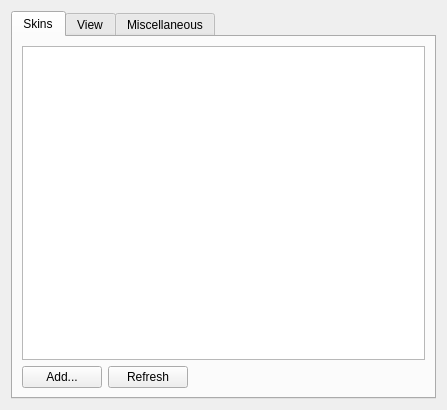
<?xml version="1.0" encoding="UTF-8"?>
<ui version="4.0">
 <class>SkinnedSettings</class>
 <widget class="QWidget" name="SkinnedSettings">
  <property name="geometry">
   <rect>
    <x>0</x>
    <y>0</y>
    <width>447</width>
    <height>391</height>
   </rect>
  </property>
  <property name="windowTitle">
   <string notr="true">Form</string>
  </property>
  <layout class="QVBoxLayout" name="verticalLayout_4">
   <item>
    <widget class="QTabWidget" name="tabWidget">
     <property name="currentIndex">
      <number>0</number>
     </property>
     <widget class="QWidget" name="tab_4">
      <attribute name="title">
       <string>Skins</string>
      </attribute>
      <layout class="QGridLayout" name="gridLayout_66">
       <item row="0" column="0" colspan="4">
        <widget class="QListWidget" name="listWidget">
         <property name="alternatingRowColors">
          <bool>true</bool>
         </property>
         <property name="movement">
          <enum>QListView::Static</enum>
         </property>
         <property name="flow">
          <enum>QListView::TopToBottom</enum>
         </property>
         <property name="viewMode">
          <enum>QListView::ListMode</enum>
         </property>
         <property name="modelColumn">
          <number>0</number>
         </property>
        </widget>
       </item>
       <item row="1" column="0" colspan="2">
        <widget class="QPushButton" name="skinInstallButton">
         <property name="minimumSize">
          <size>
           <width>0</width>
           <height>0</height>
          </size>
         </property>
         <property name="text">
          <string>Add...</string>
         </property>
        </widget>
       </item>
       <item row="1" column="2">
        <widget class="QPushButton" name="skinReloadButton">
         <property name="minimumSize">
          <size>
           <width>0</width>
           <height>0</height>
          </size>
         </property>
         <property name="text">
          <string>Refresh</string>
         </property>
        </widget>
       </item>
       <item row="1" column="3">
        <spacer name="horizontalSpacer">
         <property name="orientation">
          <enum>Qt::Horizontal</enum>
         </property>
         <property name="sizeHint" stdset="0">
          <size>
           <width>40</width>
           <height>20</height>
          </size>
         </property>
        </spacer>
       </item>
      </layout>
     </widget>
     <widget class="QWidget" name="tab">
      <attribute name="title">
       <string>View</string>
      </attribute>
      <layout class="QVBoxLayout" name="verticalLayout">
       <item>
        <widget class="QGroupBox" name="groupBox">
         <property name="title">
          <string>View</string>
         </property>
         <layout class="QGridLayout" name="gridLayout_5">
          <item row="0" column="0">
           <widget class="QCheckBox" name="hideOnCloseCheckBox">
            <property name="text">
             <string>Hide on close</string>
            </property>
           </widget>
          </item>
          <item row="0" column="1">
           <widget class="QCheckBox" name="hiddenCheckBox">
            <property name="text">
             <string>Start hidden</string>
            </property>
           </widget>
          </item>
          <item row="1" column="0" colspan="2">
           <widget class="QCheckBox" name="skinCursorsCheckBox">
            <property name="text">
             <string>Use skin cursors</string>
            </property>
           </widget>
          </item>
         </layout>
        </widget>
       </item>
       <item>
        <widget class="QGroupBox" name="plGroupBox">
         <property name="sizePolicy">
          <sizepolicy hsizetype="Preferred" vsizetype="Fixed">
           <horstretch>0</horstretch>
           <verstretch>0</verstretch>
          </sizepolicy>
         </property>
         <property name="title">
          <string>Fonts</string>
         </property>
         <layout class="QGridLayout" name="gridLayout_2">
          <item row="0" column="0">
           <widget class="QLabel" name="label">
            <property name="sizePolicy">
             <sizepolicy hsizetype="Preferred" vsizetype="Preferred">
              <horstretch>0</horstretch>
              <verstretch>0</verstretch>
             </sizepolicy>
            </property>
            <property name="maximumSize">
             <size>
              <width>80</width>
              <height>16777215</height>
             </size>
            </property>
            <property name="text">
             <string>Player:</string>
            </property>
            <property name="alignment">
             <set>Qt::AlignLeading|Qt::AlignLeft|Qt::AlignVCenter</set>
            </property>
           </widget>
          </item>
          <item row="0" column="1">
           <widget class="QLabel" name="mainFontLabel">
            <property name="sizePolicy">
             <sizepolicy hsizetype="Expanding" vsizetype="Preferred">
              <horstretch>0</horstretch>
              <verstretch>0</verstretch>
             </sizepolicy>
            </property>
            <property name="frameShape">
             <enum>QFrame::StyledPanel</enum>
            </property>
            <property name="frameShadow">
             <enum>QFrame::Sunken</enum>
            </property>
            <property name="text">
             <string>???</string>
            </property>
           </widget>
          </item>
          <item row="0" column="2">
           <widget class="QToolButton" name="mainFontButton">
            <property name="text">
             <string>...</string>
            </property>
           </widget>
          </item>
          <item row="1" column="0">
           <widget class="QLabel" name="label_2">
            <property name="sizePolicy">
             <sizepolicy hsizetype="Preferred" vsizetype="Preferred">
              <horstretch>0</horstretch>
              <verstretch>0</verstretch>
             </sizepolicy>
            </property>
            <property name="maximumSize">
             <size>
              <width>80</width>
              <height>16777215</height>
             </size>
            </property>
            <property name="text">
             <string>Playlist:</string>
            </property>
            <property name="alignment">
             <set>Qt::AlignLeading|Qt::AlignLeft|Qt::AlignVCenter</set>
            </property>
           </widget>
          </item>
          <item row="1" column="1">
           <widget class="QLabel" name="plFontLabel">
            <property name="sizePolicy">
             <sizepolicy hsizetype="Expanding" vsizetype="Preferred">
              <horstretch>0</horstretch>
              <verstretch>0</verstretch>
             </sizepolicy>
            </property>
            <property name="frameShape">
             <enum>QFrame::StyledPanel</enum>
            </property>
            <property name="frameShadow">
             <enum>QFrame::Sunken</enum>
            </property>
            <property name="text">
             <string>???</string>
            </property>
           </widget>
          </item>
          <item row="1" column="2">
           <widget class="QToolButton" name="plFontButton">
            <property name="text">
             <string>...</string>
            </property>
           </widget>
          </item>
          <item row="2" column="0" colspan="3">
           <widget class="QCheckBox" name="useBitmapCheckBox">
            <property name="text">
             <string>Use bitmap font if available</string>
            </property>
           </widget>
          </item>
         </layout>
        </widget>
       </item>
       <item>
        <widget class="QGroupBox" name="groupBox_7">
         <property name="title">
          <string>Transparency</string>
         </property>
         <layout class="QGridLayout" name="gridLayout_4">
          <item row="0" column="0">
           <widget class="QLabel" name="label_3">
            <property name="text">
             <string>Main window</string>
            </property>
           </widget>
          </item>
          <item row="0" column="1">
           <widget class="QSlider" name="mwTransparencySlider">
            <property name="maximum">
             <number>90</number>
            </property>
            <property name="orientation">
             <enum>Qt::Horizontal</enum>
            </property>
           </widget>
          </item>
          <item row="0" column="2">
           <widget class="QLabel" name="mwTransparencyLabel">
            <property name="minimumSize">
             <size>
              <width>25</width>
              <height>0</height>
             </size>
            </property>
            <property name="text">
             <string>0</string>
            </property>
           </widget>
          </item>
          <item row="1" column="0">
           <widget class="QLabel" name="label_9">
            <property name="text">
             <string>Equalizer</string>
            </property>
           </widget>
          </item>
          <item row="1" column="1">
           <widget class="QSlider" name="eqTransparencySlider">
            <property name="maximum">
             <number>90</number>
            </property>
            <property name="orientation">
             <enum>Qt::Horizontal</enum>
            </property>
           </widget>
          </item>
          <item row="1" column="2">
           <widget class="QLabel" name="eqTransparencyLabel">
            <property name="text">
             <string>0</string>
            </property>
           </widget>
          </item>
          <item row="2" column="0">
           <widget class="QLabel" name="label_10">
            <property name="text">
             <string>Playlist</string>
            </property>
           </widget>
          </item>
          <item row="2" column="1">
           <widget class="QSlider" name="plTransparencySlider">
            <property name="maximum">
             <number>90</number>
            </property>
            <property name="orientation">
             <enum>Qt::Horizontal</enum>
            </property>
           </widget>
          </item>
          <item row="2" column="2">
           <widget class="QLabel" name="plTransparencyLabel">
            <property name="text">
             <string>0</string>
            </property>
           </widget>
          </item>
         </layout>
        </widget>
       </item>
       <item>
        <spacer name="verticalSpacer">
         <property name="orientation">
          <enum>Qt::Vertical</enum>
         </property>
         <property name="sizeHint" stdset="0">
          <size>
           <width>20</width>
           <height>40</height>
          </size>
         </property>
        </spacer>
       </item>
      </layout>
     </widget>
     <widget class="QWidget" name="tab_5">
      <attribute name="title">
       <string>Miscellaneous</string>
      </attribute>
      <layout class="QVBoxLayout" name="verticalLayout_3">
       <item>
        <widget class="QGroupBox" name="groupBox_2">
         <property name="title">
          <string>Song Display</string>
         </property>
         <layout class="QGridLayout" name="gridLayout_3">
          <item row="0" column="0">
           <widget class="QCheckBox" name="protocolCheckBox">
            <property name="text">
             <string>Show protocol</string>
            </property>
           </widget>
          </item>
          <item row="1" column="0">
           <widget class="QCheckBox" name="numbersCheckBox">
            <property name="text">
             <string>Show song numbers</string>
            </property>
           </widget>
          </item>
          <item row="2" column="0">
           <widget class="QCheckBox" name="alignCheckBox">
            <property name="enabled">
             <bool>false</bool>
            </property>
            <property name="text">
             <string>Align song numbers</string>
            </property>
           </widget>
          </item>
          <item row="3" column="0">
           <widget class="QCheckBox" name="anchorCheckBox">
            <property name="text">
             <string>Show anchor</string>
            </property>
           </widget>
          </item>
          <item row="4" column="0">
           <widget class="QCheckBox" name="playlistsCheckBox">
            <property name="text">
             <string>Show playlists</string>
            </property>
           </widget>
          </item>
          <item row="8" column="0">
           <widget class="QCheckBox" name="popupCheckBox">
            <property name="text">
             <string>Show popup information</string>
            </property>
           </widget>
          </item>
          <item row="9" column="0">
           <layout class="QHBoxLayout" name="horizontalLayout_3">
            <item>
             <widget class="QPushButton" name="popupTemplateButton">
              <property name="enabled">
               <bool>false</bool>
              </property>
              <property name="text">
               <string>Edit template</string>
              </property>
             </widget>
            </item>
            <item>
             <spacer name="horizontalSpacer_2">
              <property name="orientation">
               <enum>Qt::Horizontal</enum>
              </property>
              <property name="sizeHint" stdset="0">
               <size>
                <width>40</width>
                <height>20</height>
               </size>
              </property>
             </spacer>
            </item>
           </layout>
          </item>
          <item row="6" column="0">
           <layout class="QHBoxLayout" name="horizontalLayout_2">
            <item>
             <widget class="QLabel" name="label_4">
              <property name="text">
               <string>Playlist separator:</string>
              </property>
             </widget>
            </item>
            <item>
             <widget class="QLineEdit" name="plSeplineEdit">
              <property name="enabled">
               <bool>false</bool>
              </property>
              <property name="sizePolicy">
               <sizepolicy hsizetype="Minimum" vsizetype="Fixed">
                <horstretch>0</horstretch>
                <verstretch>0</verstretch>
               </sizepolicy>
              </property>
             </widget>
            </item>
            <item>
             <spacer name="horizontalSpacer_3">
              <property name="orientation">
               <enum>Qt::Horizontal</enum>
              </property>
              <property name="sizeHint" stdset="0">
               <size>
                <width>40</width>
                <height>20</height>
               </size>
              </property>
             </spacer>
            </item>
           </layout>
          </item>
          <item row="5" column="0">
           <widget class="QCheckBox" name="showNewPLCheckBox">
            <property name="text">
             <string>Show 'New Playlist' button</string>
            </property>
           </widget>
          </item>
         </layout>
        </widget>
       </item>
       <item>
        <widget class="QGroupBox" name="groupBox_3">
         <property name="title">
          <string>URL Dialog</string>
         </property>
         <layout class="QVBoxLayout" name="verticalLayout_2">
          <item>
           <widget class="QCheckBox" name="clipboardCheckBox">
            <property name="text">
             <string>Auto-paste URL from clipboard</string>
            </property>
           </widget>
          </item>
         </layout>
        </widget>
       </item>
       <item>
        <spacer name="verticalSpacer_2">
         <property name="orientation">
          <enum>Qt::Vertical</enum>
         </property>
         <property name="sizeHint" stdset="0">
          <size>
           <width>20</width>
           <height>144</height>
          </size>
         </property>
        </spacer>
       </item>
      </layout>
     </widget>
    </widget>
   </item>
  </layout>
 </widget>
 <resources/>
 <connections>
  <connection>
   <sender>mwTransparencySlider</sender>
   <signal>valueChanged(int)</signal>
   <receiver>mwTransparencyLabel</receiver>
   <slot>setNum(int)</slot>
   <hints>
    <hint type="sourcelabel">
     <x>385</x>
     <y>284</y>
    </hint>
    <hint type="destinationlabel">
     <x>393</x>
     <y>283</y>
    </hint>
   </hints>
  </connection>
  <connection>
   <sender>eqTransparencySlider</sender>
   <signal>valueChanged(int)</signal>
   <receiver>eqTransparencyLabel</receiver>
   <slot>setNum(int)</slot>
   <hints>
    <hint type="sourcelabel">
     <x>385</x>
     <y>310</y>
    </hint>
    <hint type="destinationlabel">
     <x>416</x>
     <y>310</y>
    </hint>
   </hints>
  </connection>
  <connection>
   <sender>plTransparencySlider</sender>
   <signal>valueChanged(int)</signal>
   <receiver>plTransparencyLabel</receiver>
   <slot>setNum(int)</slot>
   <hints>
    <hint type="sourcelabel">
     <x>373</x>
     <y>334</y>
    </hint>
    <hint type="destinationlabel">
     <x>395</x>
     <y>334</y>
    </hint>
   </hints>
  </connection>
  <connection>
   <sender>popupCheckBox</sender>
   <signal>toggled(bool)</signal>
   <receiver>popupTemplateButton</receiver>
   <slot>setEnabled(bool)</slot>
   <hints>
    <hint type="sourcelabel">
     <x>151</x>
     <y>189</y>
    </hint>
    <hint type="destinationlabel">
     <x>117</x>
     <y>221</y>
    </hint>
   </hints>
  </connection>
  <connection>
   <sender>numbersCheckBox</sender>
   <signal>toggled(bool)</signal>
   <receiver>alignCheckBox</receiver>
   <slot>setEnabled(bool)</slot>
   <hints>
    <hint type="sourcelabel">
     <x>148</x>
     <y>103</y>
    </hint>
    <hint type="destinationlabel">
     <x>151</x>
     <y>118</y>
    </hint>
   </hints>
  </connection>
  <connection>
   <sender>playlistsCheckBox</sender>
   <signal>toggled(bool)</signal>
   <receiver>plSeplineEdit</receiver>
   <slot>setEnabled(bool)</slot>
   <hints>
    <hint type="sourcelabel">
     <x>201</x>
     <y>161</y>
    </hint>
    <hint type="destinationlabel">
     <x>197</x>
     <y>243</y>
    </hint>
   </hints>
  </connection>
 </connections>
</ui>
